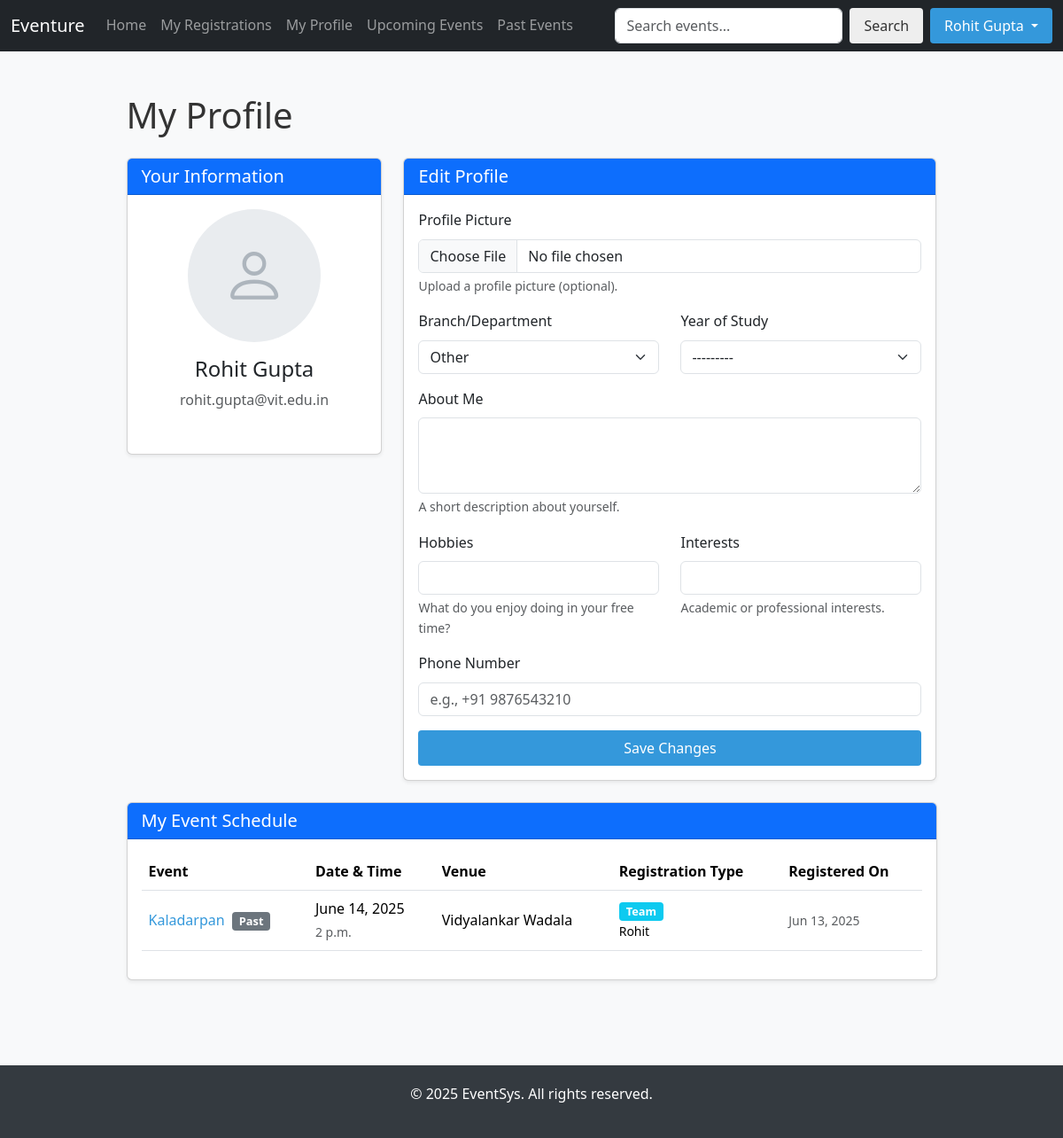
Page /profile/ (signed in) on the committed database.
### events/models.py (models this page shows, shortened)
class StudentProfile(models.Model):
    CSE = 'CSE'
    ECE = 'ECE'
    EEE = 'EEE'
    MECH = 'MECH'
    CIVIL = 'CIVIL'
    IT = 'IT'
    OTHER = 'OTHER'
    BRANCH_CHOICES = [
        (CSE, 'Computer Science Engineering'),
        (ECE, 'Electronics and Communication Engineering'),
        (EEE, 'Electrical and Electronics Engineering'),
        (MECH, 'Mechanical Engineering'),
        (CIVIL, 'Civil Engineering'),
        (IT, 'Information Technology'),
        (OTHER, 'Other')
    ]
    FIRST = '1'
    SECOND = '2'
    THIRD = '3'
    FOURTH = '4'
    YEAR_CHOICES = [
        (FIRST, 'First Year'),
        (SECOND, 'Second Year'),
        (THIRD, 'Third Year'),
        (FOURTH, 'Fourth Year')
    ]
    user = models.OneToOneField(User, on_delete=models.CASCADE, related_name='profile')
    profile_picture = models.ImageField(upload_to='profile_pictures/', null=True, blank=True)
    branch = models.CharField(max_length=5, choices=BRANCH_CHOICES, default=OTHER)
    year = models.CharField(max_length=1, choices=YEAR_CHOICES, null=True, blank=True)
    bio = models.TextField(max_length=500, null=True, blank=True)
    hobbies = models.CharField(max_length=200, null=True, blank=True)
    interests = models.CharField(max_length=200, null=True, blank=True)
    phone_number = models.CharField(max_length=15, null=True, blank=True)
    created_at = models.DateTimeField(auto_now_add=True)
    updated_at = models.DateTimeField(auto_now=True)

class EventRegistration(models.Model):
    event = models.ForeignKey(Event, on_delete=models.CASCADE)
    name = models.CharField(max_length=100)
    email = models.EmailField()
    user = models.ForeignKey(User, on_delete=models.CASCADE, null=True, blank=True)
    team = models.ForeignKey(Team, on_delete=models.SET_NULL, null=True, blank=True)
    is_team_registration = models.BooleanField(default=False)
    registered_at = models.DateTimeField(auto_now_add=True)

class Event(models.Model):
    TECHNICAL = 'TECH'
    CULTURAL = 'CULT'
    SPORTS = 'SPORTS'
    ACADEMIC = 'ACAD'
    OTHER = 'OTHER'
    DOMAIN_CHOICES = [
        (TECHNICAL, 'Technical'),
        (CULTURAL, 'Cultural'),
        (SPORTS, 'Sports'),
        (ACADEMIC, 'Academic'),
        (OTHER, 'Other')
    ]
    SOLO = 'SOLO'
    TEAM = 'TEAM'
    BOTH = 'BOTH'
    PARTICIPATION_TYPE_CHOICES = [
        (SOLO, 'Solo Participant'),
        (TEAM, 'Team Participation'),
        (BOTH, 'Both Solo & Team')
    ]
    title = models.CharField(max_length=200)
    description = models.TextField()
    domain = models.CharField(max_length=10, choices=DOMAIN_CHOICES, default=OTHER)
    participation_type = models.CharField(max_length=5, choices=PARTICIPATION_TYPE_CHOICES, default=SOLO)
    venue = models.CharField(max_length=200)
    date = models.DateField()
    time = models.TimeField()
    is_active = models.BooleanField(default=True)
    min_team_size = models.IntegerField(default=1, validators=[MinValueValidator(1)])
    max_team_size = models.IntegerField(default=1, validators=[MinValueValidator(1), MaxValueValidator(20)])
    image = models.ImageField(upload_to='event_images/', null=True, blank=True,
                              help_text="Upload an image for the event (optional)")

class Team(models.Model):
    name = models.CharField(max_length=100)
    event = models.ForeignKey(Event, on_delete=models.CASCADE)
    leader = models.ForeignKey(User, on_delete=models.CASCADE, related_name='team_leader')
    created_at = models.DateTimeField(auto_now_add=True)
    team_code = models.CharField(max_length=8, unique=True, blank=True)

### events/views.py (the view)
# urls.py: path('profile/', views.student_profile, name='student_profile'),    path('notification/<int:notification_id>/read/', views.mark_notification_read, name='mark_notification_read'),
@login_required
def student_profile(request):
    from datetime import date
    profile, created = StudentProfile.objects.get_or_create(user=request.user)
    if created:
        messages.success(request, "Welcome! Please complete your profile information below.")
    if request.method == 'POST':
        form = StudentProfileForm(request.POST, request.FILES, instance=profile)
        if form.is_valid():
            form.save()
            messages.success(request, "Your profile has been updated successfully!")
            return redirect('student_profile')
    else:
        form = StudentProfileForm(instance=profile)
    registrations = EventRegistration.objects.filter(user=request.user).select_related('event')
    removals = RegistrationRemoval.objects.filter(user=request.user, is_read=False)
    return render(request, 'events/student_profile.html', {
        'form': form,
        'profile': profile,
        'registrations': registrations,
        'removals': removals,
        'today': date.today()
    })

### events/templates/events/student_profile.html (shortened to what this page needs)
{% extends 'events/base.html' %}
{% block content %}
<div class="container py-4">
    <h1 class="mb-4">My Profile</h1>
    <div class="row">
        <div class="col-md-4 mb-4">
            <div class="card shadow-sm">
                <div class="card-header bg-primary text-white">
                    <h5 class="card-title mb-0">Your Information</h5>
                </div>
                <div class="card-body text-center">
                    {% if profile.profile_picture %}
                    <img src="{{ profile.profile_picture.url }}" alt="{{ request.user.username }}"
                         class="img-thumbnail rounded-circle mb-3" style="width: 150px; height: 150px; object-fit: cover;">
                    {% else %}
                    <div class="profile-placeholder rounded-circle mb-3 mx-auto d-flex align-items-center justify-content-center"
                         style="width: 150px; height: 150px; background-color: #e9ecef; font-size: 72px; color: #adb5bd;">
                        <i class="bi bi-person"></i>
                    </div>
                    {% endif %}
                    <h4>{{ request.user.get_full_name }}</h4>
                    <p class="text-muted">{{ request.user.email }}</p>
                </div>
            </div>
        </div>
        <div class="col-md-8 mb-4">
            <div class="card shadow-sm">
                <div class="card-header bg-primary text-white">
                    <h5 class="card-title mb-0">Edit Profile</h5>
                </div>
                <div class="card-body">
                    <form method="post" enctype="multipart/form-data">
                        <div class="mb-3">
                            <label for="{{ form.profile_picture.id_for_label }}" class="form-label">Profile Picture</label>
                            {{ form.profile_picture }}
                            <div class="form-text">Upload a profile picture (optional).</div>
                        </div>
                        <div class="row mb-3">
                            <div class="col-md-6">
                                <label for="{{ form.branch.id_for_label }}" class="form-label">Branch/Department</label>
                                {{ form.branch }}
                            </div>
                            <div class="col-md-6">
                                <label for="{{ form.year.id_for_label }}" class="form-label">Year of Study</label>
                                {{ form.year }}
                            </div>
                        </div>
                        <div class="mb-3">
                            <label for="{{ form.bio.id_for_label }}" class="form-label">About Me</label>
                            {{ form.bio }}
                            <div class="form-text">A short description about yourself.</div>
                        </div>
                        <div class="row mb-3">
                            <div class="col-md-6">
                                <label for="{{ form.hobbies.id_for_label }}" class="form-label">Hobbies</label>
                                {{ form.hobbies }}
                                <div class="form-text">What do you enjoy doing in your free time?</div>
                            </div>
                            <div class="col-md-6">
                                <label for="{{ form.interests.id_for_label }}" class="form-label">Interests</label>
                                {{ form.interests }}
                                <div class="form-text">Academic or professional interests.</div>
                            </div>
                        </div>
                        <div class="mb-3">
                            <label for="{{ form.phone_number.id_for_label }}" class="form-label">Phone Number</label>
                            {{ form.phone_number }}
                        </div>
                        <div class="d-grid gap-2">
                            <button type="submit" class="btn btn-primary">Save Changes</button>
                        </div>
                    </form>
                </div>
            </div>
        </div>
    </div>
    <div class="row">
        <div class="col-12">
            <div class="card shadow-sm">
                <div class="card-header bg-primary text-white">
                    <h5 class="card-title mb-0">My Event Schedule</h5>
                </div>
                <div class="card-body">
                    {% if registrations %}
                        <div class="table-responsive">
                            <table class="table table-hover align-middle">
                                <thead>
                                    <tr>
                                        <th>Event</th>
                                        <th>Date & Time</th>
                                        <th>Venue</th>
                                        <th>Registration Type</th>
                                        <th>Registered On</th>
                                    </tr>
                                </thead>
                                <tbody>
                                    {% for reg in registrations %}
                                        <tr>
                                            <td>
                                                <a href="{% url 'event_detail' reg.event.id %}">{{ reg.event.title }}</a>
                                                {% if reg.event.date < today %}
                                                    <span class="badge bg-secondary ms-1">Past</span>
                                                {% elif not reg.event.is_active %}
                                                    <span class="badge bg-danger ms-1">Inactive</span>
                                                {% endif %}
                                            </td>
                                            <td>
                                                {{ reg.event.date }}<br>
                                                <small class="text-muted">{{ reg.event.time }}</small>
                                            </td>
                                            <td>{{ reg.event.venue }}</td>
                                            <td>
                                                {% if reg.is_team_registration %}
                                                    <span class="badge bg-info">Team</span>
                                                    {% if reg.team %}
                                                        <small class="d-block">{{ reg.team.name }}</small>
                                                    {% endif %}
                                                {% else %}
                                                    <span class="badge bg-primary">Solo</span>
                                                {% endif %}
                                            </td>
                                            <td>
                                                <small class="text-muted">{{ reg.registered_at|date:"M d, Y" }}</small>
                                            </td>
                                        </tr>
                                    {% endfor %}
                                </tbody>
                            </table>
                        </div>
                    {% else %}
                        <div class="alert alert-info">
                            <i class="bi bi-info-circle"></i> You are not registered for any events yet.
                        </div>
                    {% endif %}
                </div>
            </div>
        </div>
    </div>
</div>
{% endblock %}

### events/templates/events/base.html (shortened to what this page needs)
<!DOCTYPE html>
<html lang="en">
<head>
    {% load static %}
    <link href="https://cdn.jsdelivr.net/npm/bootstrap@5.3.3/dist/css/bootstrap.min.css" rel="stylesheet">
    <link href="https://cdn.jsdelivr.net/npm/bootstrap-icons@1.11.3/font/bootstrap-icons.min.css" rel="stylesheet">
    <link rel="stylesheet" href="{% static 'events/css/style.css' %}">
</head>
<body>
    <nav class="navbar navbar-expand-lg navbar-dark bg-dark sticky-top">
        <div class="container-fluid">            <a class="navbar-brand" href="{% url 'home' %}">Eventure</a>
            <div class="collapse navbar-collapse" id="navbarNav">                <ul class="navbar-nav me-auto">
                    <li class="nav-item"><a class="nav-link" href="{% url 'home' %}">Home</a></li>
                                        {% if user.is_authenticated and not user.is_staff %}
                        <li class="nav-item"><a class="nav-link" href="{% url 'my_registrations' %}">My Registrations</a></li>
                        <li class="nav-item">
                            <a class="nav-link" href="{% url 'student_profile' %}">
                                My Profile
                            </a>
                        </li>
                    {% endif %}
                    <li class="nav-item"><a class="nav-link" href="#events">Upcoming Events</a></li>
                    <li class="nav-item"><a class="nav-link" href="#history">Past Events</a></li>
                </ul>
                <div class="d-flex">
                    <form action="{% url 'search_events' %}" method="get" class="d-flex me-2">
                        <input class="form-control me-2" type="search" name="q" placeholder="Search events..." aria-label="Search">
                        <button class="btn btn-outline-light" type="submit">Search</button>
                    </form>
                    {% if user.is_authenticated %}
                        <div class="dropdown">
                            <button class="btn btn-primary dropdown-toggle" type="button" data-bs-toggle="dropdown">
                                {% if user.is_staff %}Admin{% else %}{{ user.get_full_name|default:user.username }}{% endif %}
                            </button>
                        </div>                    {% else %}
                        <div class="d-flex gap-2">
                            <a href="{% url 'signup' %}" class="btn btn-outline-primary">Sign Up</a>
                            <a href="{% url 'login' %}" class="btn btn-primary">Login</a>
                        </div>
                    {% endif %}
                </div>
            </div>
        </div>
    </nav>
    {% block hero %}{% endblock %}    <main class="container py-4">
        {% block content %}{% endblock %}
    </main>
    <footer>
        <div class="container">
            <p>&copy; 2025 EventSys. All rights reserved.</p>
        </div>
    </footer>
</body>
</html>

### rows in the picture
StudentProfile: branch "Other", year "---------"
EventRegistration: event "Kaladarpan", shows "Past", event "June 14, 2025", event.time "2 p.m.", event.venue "Vidyalankar Wadala", team.name "Rohit", registered_at "Jun 13, 2025"

### other values in the picture
{{ user.get_full_name|default:user.username }} "Rohit Gupta"
{{ request.user.get_full_name }} "Rohit Gupta"
{{ request.user.email }} "rohit.gupta@vit.edu.in"
